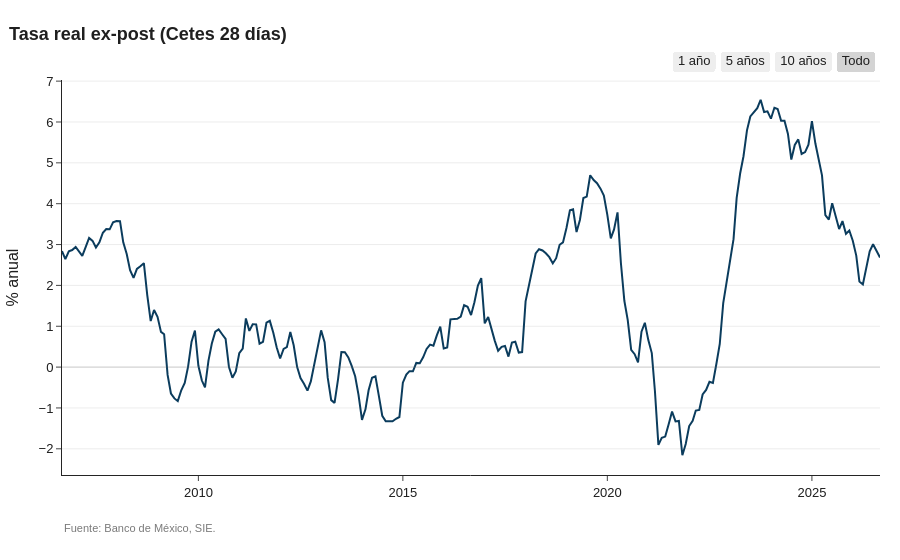

Source (notebook cell):
### Code cell
real = sie.tasa_real(panel["cetes_28"], tabla["anual"]).dropna()
print(f"Meses con tasa real negativa: {(real < 0).mean():.1%}")
sie.graficar(real.rename("Tasa real"), "Tasa real ex-post (Cetes 28 días)", unidad="% anual", cero=True)

### Figure 1 — Plotly figure (JSON) as saved in the notebook; plotly's stock layout.template omitted (floating-point values rounded to 4 significant figures; data arrays with more than 128 entries replaced by an {"elided": "..."} marker saying what was removed)
{"data": [{"hovertemplate": "%{y:,.2f}<extra>Tasa real</extra>", "line": {"color": "#0B3C5D", "width": 2}, "mode": "lines", "name": "Tasa real", "type": "scatter", "x": {"elided": "241 str values"}, "y": {"elided": "241 float values"}}], "layout": {"annotations": [{"font": {"color": "#7A7A7A", "size": 11}, "showarrow": false, "text": "Fuente: Banco de México, SIE.", "x": 0, "xanchor": "left", "xref": "paper", "y": 0, "yanchor": "top", "yref": "paper", "yshift": -45}], "font": {"color": "#1F1F1F", "family": "Arial, sans-serif", "size": 13}, "hovermode": "x unified", "legend": {"orientation": "h", "title": {}, "x": 0, "y": 1.0, "yanchor": "bottom"}, "margin": {"b": 85, "l": 60, "r": 20, "t": 80}, "separators": ".,", "shapes": [{"line": {"color": "#7A7A7A", "width": 1}, "type": "line", "x0": 0, "x1": 1, "xref": "x domain", "y0": 0, "y1": 0, "yref": "y"}], "showlegend": false, "title": {"text": "<b>Tasa real ex-post (Cetes 28 días)</b>", "x": 0.01, "xanchor": "left"}, "xaxis": {"gridcolor": "#EDEDED", "hoverformat": "%d/%m/%Y", "rangeselector": {"buttons": [{"count": 1, "label": "1 año", "step": "year", "stepmode": "backward"}, {"count": 5, "label": "5 años", "step": "year", "stepmode": "backward"}, {"count": 10, "label": "10 años", "step": "year", "stepmode": "backward"}, {"label": "Todo", "step": "all"}], "x": 1, "xanchor": "right", "y": 1.02, "yanchor": "bottom"}, "tickformatstops": [{"dtickrange": [null, 2678400000], "value": "%d/%m/%Y"}, {"dtickrange": [2678400000, 31536000000], "value": "%m/%Y"}, {"dtickrange": [31536000000, null], "value": "%Y"}]}, "yaxis": {"gridcolor": "#EDEDED", "showgrid": true, "title": {"text": "% anual"}, "zeroline": false}}}
